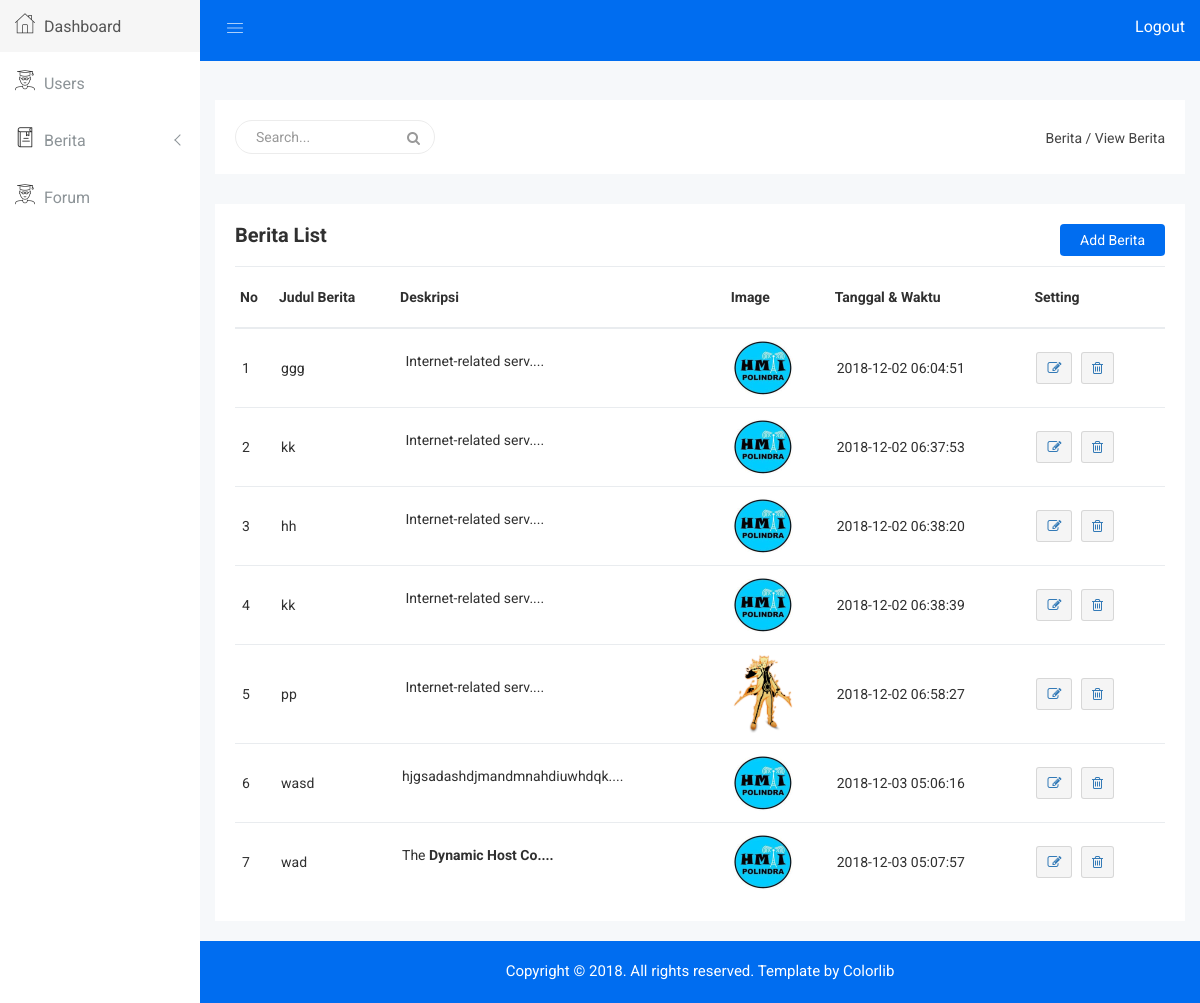
/admin/search_berita.php (signed in), run on the app's committed database.
### tables this page shows
CREATE TABLE `berita` (
  `id_berita` int(120) NOT NULL,
  `judul_berita` varchar(255) NOT NULL,
  `deskripsi_berita` text NOT NULL,
  `img_berita` varchar(255) NOT NULL,
  `tanggal` datetime NOT NULL
);

### admin/search_berita.php (the view, shortened to what this page needs)
<!doctype html>
<html class="no-js" lang="en">
<head>
    <link rel="stylesheet" href="css/bootstrap.min.css">
    <link rel="stylesheet" href="css/font-awesome.min.css">
    <link rel="stylesheet" href="css/owl.carousel.css">
    <link rel="stylesheet" href="css/owl.theme.css">
    <link rel="stylesheet" href="css/owl.transitions.css">
    <link rel="stylesheet" href="css/animate.css">
    <link rel="stylesheet" href="css/normalize.css">
    <link rel="stylesheet" href="css/meanmenu.min.css">
    <link rel="stylesheet" href="css/main.css">
    <link rel="stylesheet" href="css/educate-custon-icon.css">
    <link rel="stylesheet" href="css/morrisjs/morris.css">
    <link rel="stylesheet" href="css/scrollbar/jquery.mCustomScrollbar.min.css">
    <link rel="stylesheet" href="css/metisMenu/metisMenu.min.css">
    <link rel="stylesheet" href="css/metisMenu/metisMenu-vertical.css">
    <link rel="stylesheet" href="css/calendar/fullcalendar.min.css">
    <link rel="stylesheet" href="css/calendar/fullcalendar.print.min.css">
    <link rel="stylesheet" href="style.css">
    <link rel="stylesheet" href="css/responsive.css">
</head>
<body>
    <div class="left-sidebar-pro">
        <nav id="sidebar" class="">
            <div class="left-custom-menu-adp-wrap comment-scrollbar">
                <nav class="sidebar-nav left-sidebar-menu-pro">
                    <ul class="metismenu" id="menu1">
                        <li class="active">
                            <a href="index.php" aria-expanded="false"><span class="educate-icon educate-home icon-wrap"></span> <span class="mini-click-non">Dashboard</span></a>
                        </li>
                        <li class="active">
                            <a href="view_users.php" aria-expanded="false"><span class="educate-icon educate-student icon-wrap"></span> <span class="mini-click-non">Users</span></a>
                        </li>
                        <li>
                            <a class="has-arrow" href="all-courses.html" aria-expanded="false"><span class="educate-icon educate-library icon-wrap"></span> <span class="mini-click-non">Berita</span></a>
                        </li>
                        <li class="active">
                            <a href="view_forum.php" aria-expanded="false"><span class="educate-icon educate-student icon-wrap"></span> <span class="mini-click-non">Forum</span></a>
                        </li>
                    </ul>
                </nav>
            </div>
        </nav>
    </div>
  <div class="all-content-wrapper">
        <div class="container-fluid">
            <div class="row">
                <div class="col-lg-12 col-md-12 col-sm-12 col-xs-12">
                    <div class="logo-pro">
                    </div>
                </div>
            </div>
        </div>
        <div class="header-advance-area">
            <div class="header-top-area">
                <div class="container-fluid">
                    <div class="row">
                        <div class="col-lg-12 col-md-12 col-sm-12 col-xs-12">
                            <div class="header-top-wraper">
                                <div class="row">
                                    <div class="col-lg-1 col-md-0 col-sm-1 col-xs-12">
                                        <div class="menu-switcher-pro">
                                            <button type="button" id="sidebarCollapse" class="btn bar-button-pro header-drl-controller-btn btn-info navbar-btn">
                                                    <i class="educate-icon educate-nav"></i>
                                            </button>
                                        </div>
                                    </div>
                                    <div class="col-md-11">
                                        <div class="header-right-info">
                                            <ul class="nav navbar-nav mai-top-nav header-right-menu">
                                                <li class="nav-item">
                                                    <a href="admin_logout.php" role="button">
                                                        <span class="admin-name">Logout</span>
                                                    </a>
                                                </li>
                                            </ul>
                                        </div>
                                    </div>
                                </div>
                            </div>
                        </div>
                    </div>
                </div>
            </div>
            <br><br><br>
           <div class="breadcome-area">
                <div class="container-fluid">
                    <div class="row">
                        <div class="col-lg-12 col-md-12 col-sm-12 col-xs-12">
                            <div class="breadcome-list single-page-breadcome">
                                <div class="row">
                                    <div class="col-lg-6 col-md-6 col-sm-6 col-xs-12">
                                        <div class="breadcome-heading">
                                            <form action="search_berita.php" method="post" class="sr-input-func">
                                                <input type="text" name="cari" placeholder="Search..." class="search-int form-control">
                                                <a name="submit"><i class="fa fa-search"></i></a>
                                            </form>
                                        </div>
                                    </div>
                                    <div class="col-lg-6 col-md-6 col-sm-6 col-xs-12">
                                        <ul class="breadcome-menu">
                                            <li><a href="view_berita.php">Berita /</a>
                                            </li>
                                            <li><span class="bread-blod">View Berita</span>
                                            </li>
                                        </ul>
                                    </div>
                                </div>
                            </div>
                        </div>
                    </div>
                </div>
            </div>
            <div class="product-status mg-b-15">
            <div class="container-fluid">
                <div class="row">
                    <div class="col-lg-12 col-md-12 col-sm-12 col-xs-12">
                        <div class="product-status-wrap">
                            <h4>Berita List</h4>
                            <div class="add-product">
                                <a href="tambah_berita.php">Add Berita</a>
                            </div>
                            <div class="asset-inner">
                                <table>
                                    <tr>
                                        <th>No</th>
                                        <th>Judul Berita</th>
                                        <th>Deskripsi</th>
                                        <th>Image</th>
                                        <th>Tanggal & Waktu</th>
                                        <th>Setting</th>
                                    </tr>
                                    <?php
                                        include("../include/config.php");
                                        $cari = $_POST['cari'];
                                        $sql = "select * from berita where judul_berita like '%".$cari."%'";
                                        $hasil = mysqli_query($conn,$sql);
                                        $no = 1;
                                        while($row=mysqli_fetch_array($hasil))
                                        {
                                            $berita_id =$row[0];
                                            $judul_berita=$row[1];
                                            $deskripsi_berita=$row[2];
                                            $image= '../img/'.$row[3];
                                            $tanggal_berita=$row[4];
                                    ?>
                                    <tr>
                                        <td><?php echo $no++  ?></td>
                                        <td><?php echo $judul_berita;  ?></td>
                                        <td><?php echo substr($deskripsi_berita, 0,30); echo "...."; ?></td>
                                        <td><img src="<?php echo $image;?>"></td>
                                        <td><?php echo $tanggal_berita;  ?></td>
                                        <td>
                                            <a href="edit_berita.php?id=<?php echo $berita_id ?>">
                                            <button data-toggle="tooltip" title="Edit" class="pd-setting-ed"><i class="fa fa-pencil-square-o" aria-hidden="true"></i></button></a>
                                            <a href="delete_berita.php?del=<?php echo $berita_id ?>">
                                            <button data-toggle="tooltip" title="Trash" class="pd-setting-ed"><i class="fa fa-trash-o" aria-hidden="true"></i></button></a>
                                        </td>
                                    </tr>
                                    <?php } ?>
                                </table>
                            </div>
                        </div>
                    </div>
                </div>
            </div>
        </div>
       <div class="footer-copyright-area">
            <div class="container-fluid">
                <div class="row">
                    <div class="col-lg-12">
                        <div class="footer-copy-right">
                            <p>Copyright © 2018. All rights reserved. Template by <a href="https://colorlib.com/wp/templates/">Colorlib</a></p>
                        </div>
                    </div>
                </div>
            </div>
        </div>
    </div>
</body>
</html>

### admin/css/main.css (style rules this page uses)
html { color: #222; font-size: 1em; line-height: 1.4; }
audio, canvas, iframe, img, svg, video { vertical-align: middle; }

### admin/css/metisMenu/metisMenu-vertical.css (style rules this page uses)
.sidebar-nav { background: #fff; }
.sidebar-nav ul { padding: 0; margin: 0; list-style: none; background: #f5f5f5; }
.sidebar-nav .metismenu { background: #fff; display: -webkit-box; display: -ms-flexbox; display: flex; -webkit-box-orient: vertical; -webkit-box-direction: normal; -ms-flex-direction: column; flex-direction: column; }
.sidebar-nav .metismenu li + li { margin-top: 5px; }
.sidebar-nav .metismenu li:last-child { margin-bottom: 5px; }
.sidebar-nav .metismenu > li { display: -webkit-box; display: -ms-flexbox; display: flex; -webkit-box-orient: vertical; -webkit-box-direction: normal; -ms-flex-direction: column; flex-direction: column; position: relative; }
.sidebar-nav .metismenu a { position: relative; display: block; padding: 13px 15px; color: #444; outline-width: 0; transition: all .3s ease-out; font-size:16px; font-weight:400; }
.sidebar-nav .metismenu li .icon-wrap { margin-right:5px; font-size:20px; color:#303030; }

### data on the page
berita: judul_berita "ggg", deskripsi_berita "Internet-related serv", img_berita (picture), tanggal "2018-12-02 06:04:51"
berita: judul_berita "kk", deskripsi_berita "Internet-related serv", img_berita (picture), tanggal "2018-12-02 06:37:53"
berita: judul_berita "hh", deskripsi_berita "Internet-related serv", img_berita (picture), tanggal "2018-12-02 06:38:20"
berita: judul_berita "kk", deskripsi_berita "Internet-related serv", img_berita (picture), tanggal "2018-12-02 06:38:39"
berita: judul_berita "pp", deskripsi_berita "Internet-related serv", img_berita (picture), tanggal "2018-12-02 06:58:27"
berita: judul_berita "wasd", deskripsi_berita "hjgsadashdjmandmnahdiuwhdqk", img_berita (picture), tanggal "2018-12-03 05:06:16"
berita: judul_berita "wad", deskripsi_berita "The Dynamic Host Co", img_berita (picture), tanggal "2018-12-03 05:07:57"
